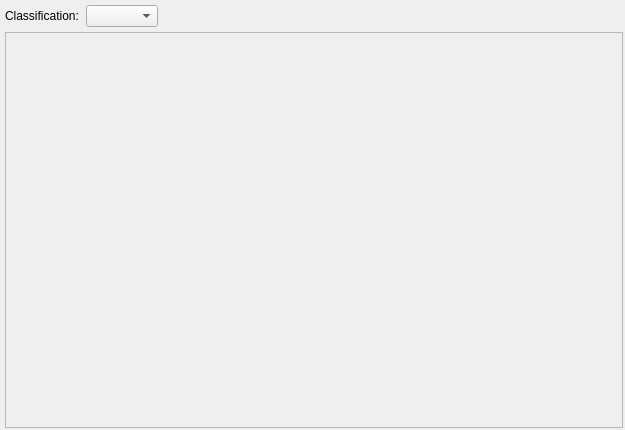
<?xml version="1.0" encoding="UTF-8"?>
<ui version="4.0">
 <class>BaseDockWidget</class>
 <widget class="QDockWidget" name="BaseDockWidget">
  <property name="geometry">
   <rect>
    <x>0</x>
    <y>0</y>
    <width>625</width>
    <height>430</height>
   </rect>
  </property>
  <property name="minimumSize">
   <size>
    <width>311</width>
    <height>163</height>
   </size>
  </property>
  <property name="acceptDrops">
   <bool>false</bool>
  </property>
  <property name="windowTitle">
   <string>Title</string>
  </property>
  <widget class="QWidget" name="dockWidgetContents">
   <layout class="QVBoxLayout" name="verticalLayout_dock">
    <property name="spacing">
     <number>5</number>
    </property>
    <property name="leftMargin">
     <number>5</number>
    </property>
    <property name="topMargin">
     <number>5</number>
    </property>
    <property name="rightMargin">
     <number>2</number>
    </property>
    <property name="bottomMargin">
     <number>2</number>
    </property>
    <item>
     <layout class="QHBoxLayout" name="horizontalLayout_titlebar">
      <property name="spacing">
       <number>0</number>
      </property>
      <item>
       <layout class="QHBoxLayout" name="horizontalLayout">
        <property name="spacing">
         <number>3</number>
        </property>
        <item>
         <widget class="QLabel" name="classlabe">
          <property name="enabled">
           <bool>true</bool>
          </property>
          <property name="sizePolicy">
           <sizepolicy hsizetype="Fixed" vsizetype="Fixed">
            <horstretch>0</horstretch>
            <verstretch>0</verstretch>
           </sizepolicy>
          </property>
          <property name="minimumSize">
           <size>
            <width>0</width>
            <height>0</height>
           </size>
          </property>
          <property name="text">
           <string>Classification: </string>
          </property>
         </widget>
        </item>
        <item>
         <widget class="QComboBox" name="comboBox_class">
          <property name="sizePolicy">
           <sizepolicy hsizetype="Fixed" vsizetype="Fixed">
            <horstretch>0</horstretch>
            <verstretch>0</verstretch>
           </sizepolicy>
          </property>
         </widget>
        </item>
       </layout>
      </item>
      <item>
       <spacer name="horizontalSpacer">
        <property name="orientation">
         <enum>Qt::Horizontal</enum>
        </property>
        <property name="sizeType">
         <enum>QSizePolicy::Expanding</enum>
        </property>
        <property name="sizeHint" stdset="0">
         <size>
          <width>10</width>
          <height>20</height>
         </size>
        </property>
       </spacer>
      </item>
     </layout>
    </item>
    <item>
     <widget class="QScrollArea" name="scrollArea">
      <property name="widgetResizable">
       <bool>true</bool>
      </property>
      <widget class="QWidget" name="scrollAreaWidgetContents">
       <property name="geometry">
        <rect>
         <x>0</x>
         <y>0</y>
         <width>616</width>
         <height>361</height>
        </rect>
       </property>
       <layout class="QVBoxLayout" name="verticalLayout_scrollarea">
        <property name="spacing">
         <number>2</number>
        </property>
        <property name="leftMargin">
         <number>0</number>
        </property>
        <property name="topMargin">
         <number>0</number>
        </property>
        <property name="rightMargin">
         <number>0</number>
        </property>
        <property name="bottomMargin">
         <number>0</number>
        </property>
       </layout>
      </widget>
     </widget>
    </item>
   </layout>
  </widget>
  <action name="actionAddToTimeline">
   <property name="text">
    <string>Add to timeline</string>
   </property>
   <property name="toolTip">
    <string>Add to timeline</string>
   </property>
  </action>
 </widget>
 <resources/>
 <connections/>
</ui>
